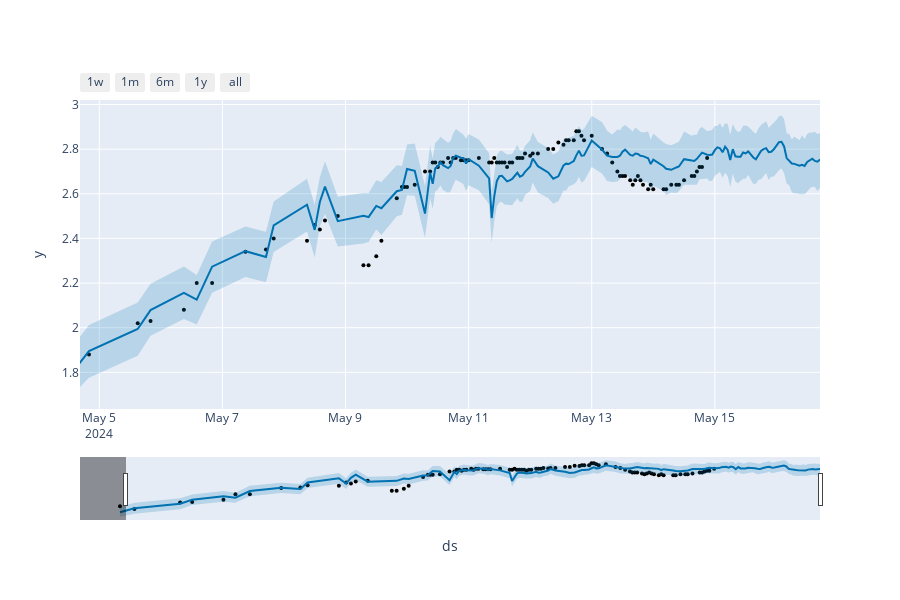

This figure's notebook cell:
### Code cell
m = Prophet(
    yearly_seasonality=False,  
    weekly_seasonality=False,  
    daily_seasonality=True,    
    changepoint_range=0.8,     
    changepoint_prior_scale=0.75,
    changepoints=['2024-05-09 04:00:00'],
    growth="linear"         
)

# Defina os pontos de mudança
m.add_seasonality(name='daily', period=1, fourier_order=9, prior_scale = 0.01)
m.add_regressor("pos_wind", mode = "multiplicative", prior_scale = 0.8)

# Ajuste o modelo
m.fit(sao_goncalo_data)

# Realize previsões
future = m.make_future_dataframe(periods=44, freq='h')  

future['pos_wind'] = pos_wind['pos_wind']

forecast = m.predict(future)

# Visualize o resultado do modelo
plot_plotly(m, forecast)

### Figure 1 — Plotly figure (JSON) as saved in the notebook; plotly's stock layout.template omitted (floating-point values rounded to 4 significant figures; data arrays with more than 128 entries replaced by an {"elided": "..."} marker saying what was removed)
{"data": [{"marker": {"color": "black", "size": 4}, "mode": "markers", "name": "Actual", "type": "scatter", "x": ["2024-05-04T14:00:00", "2024-05-04T20:00:00", "2024-05-05T15:00:00", "2024-05-05T20:00:00", "2024-05-06T09:00:00", "2024-05-06T14:00:00", "2024-05-06T20:00:00", "2024-05-07T09:00:00", "2024-05-07T17:00:00", "2024-05-07T20:00:00", "2024-05-08T09:00:00", "2024-05-08T12:00:00", "2024-05-08T14:00:00", "2024-05-08T16:00:00", "2024-05-08T21:00:00", "2024-05-09T07:00:00", "2024-05-09T09:00:00", "2024-05-09T12:00:00", "2024-05-09T14:00:00", "2024-05-09T20:00:00", "2024-05-09T22:00:00", "2024-05-09T23:00:00", "2024-05-10T00:00:00", "2024-05-10T03:00:00", "2024-05-10T07:00:00", "2024-05-10T09:00:00", "2024-05-10T10:00:00", "2024-05-10T11:00:00", "2024-05-10T12:00:00", "2024-05-10T13:00:00", "2024-05-10T14:00:00", "2024-05-10T16:00:00", "2024-05-10T17:00:00", "2024-05-10T18:00:00", "2024-05-10T19:00:00", "2024-05-10T21:00:00", "2024-05-10T22:00:00", "2024-05-10T23:00:00", "2024-05-11T00:00:00", "2024-05-11T04:00:00", "2024-05-11T08:00:00", "2024-05-11T09:00:00", "2024-05-11T10:00:00", "2024-05-11T11:00:00", "2024-05-11T12:00:00", "2024-05-11T13:00:00", "2024-05-11T14:00:00", "2024-05-11T15:00:00", "2024-05-11T16:00:00", "2024-05-11T17:00:00", "2024-05-11T19:00:00", "2024-05-11T20:00:00", "2024-05-11T21:00:00", "2024-05-11T22:00:00", "2024-05-12T00:00:00", "2024-05-12T01:00:00", "2024-05-12T03:00:00", "2024-05-12T07:00:00", "2024-05-12T09:00:00", "2024-05-12T11:00:00", "2024-05-12T13:00:00", "2024-05-12T14:00:00", "2024-05-12T15:00:00", "2024-05-12T17:00:00", "2024-05-12T18:00:00", "2024-05-12T19:00:00", "2024-05-12T20:00:00", "2024-05-12T21:00:00", "2024-05-13T00:00:00", "2024-05-13T04:00:00", "2024-05-13T06:00:00", "2024-05-13T08:00:00", "2024-05-13T10:00:00", "2024-05-13T11:00:00", "2024-05-13T12:00:00", "2024-05-13T13:00:00", "2024-05-13T15:00:00", "2024-05-13T16:00:00", "2024-05-13T17:00:00", "2024-05-13T18:00:00", "2024-05-13T19:00:00", "2024-05-13T20:00:00", "2024-05-13T22:00:00", "2024-05-13T23:00:00", "2024-05-14T00:00:00", "2024-05-14T04:00:00", "2024-05-14T05:00:00", "2024-05-14T07:00:00", "2024-05-14T09:00:00", "2024-05-14T10:00:00", "2024-05-14T12:00:00", "2024-05-14T15:00:00", "2024-05-14T16:00:00", "2024-05-14T17:00:00", "2024-05-14T18:00:00", "2024-05-14T19:00:00", "2024-05-14T21:00:00"], "y": [1.94, 1.88, 2.02, 2.03, 2.08, 2.2, 2.2, 2.34, 2.35, 2.4, 2.39, 2.46, 2.44, 2.48, 2.5, 2.28, 2.28, 2.32, 2.39, 2.58, 2.63, 2.63, 2.63, 2.64, 2.7, 2.7, 2.74, 2.74, 2.72, 2.74, 2.74, 2.76, 2.74, 2.76, 2.76, 2.75, 2.75, 2.75, 2.75, 2.76, 2.74, 2.74, 2.76, 2.74, 2.74, 2.74, 2.74, 2.72, 2.74, 2.74, 2.76, 2.76, 2.76, 2.78, 2.77, 2.78, 2.78, 2.8, 2.8, 2.83, 2.82, 2.84, 2.84, 2.84, 2.88, 2.88, 2.86, 2.84, 2.86, 2.8, 2.78, 2.74, 2.7, 2.68, 2.68, 2.68, 2.66, 2.64, 2.66, 2.68, 2.66, 2.64, 2.62, 2.64, 2.62, 2.62, 2.62, 2.64, 2.64, 2.64, 2.66, 2.68, 2.68, 2.7, 2.72, 2.72, 2.76]}, {"hoverinfo": "skip", "line": {"width": 0}, "mode": "lines", "type": "scatter", "x": {"elided": "141 str values"}, "y": {"elided": "141 float values"}}, {"fill": "tonexty", "fillcolor": "rgba(0, 114, 178, 0.2)", "line": {"color": "#0072B2", "width": 2}, "mode": "lines", "name": "Predicted", "type": "scatter", "x": {"elided": "141 str values"}, "y": {"elided": "141 float values"}}, {"fill": "tonexty", "fillcolor": "rgba(0, 114, 178, 0.2)", "hoverinfo": "skip", "line": {"width": 0}, "mode": "lines", "type": "scatter", "x": {"elided": "141 str values"}, "y": {"elided": "141 float values"}}], "layout": {"height": 600, "showlegend": false, "width": 900, "xaxis": {"autorange": false, "range": ["2024-05-04 16:29:39.4286", "2024-05-16 17:00"], "rangeselector": {"buttons": [{"count": 7, "label": "1w", "step": "day", "stepmode": "backward"}, {"count": 1, "label": "1m", "step": "month", "stepmode": "backward"}, {"count": 6, "label": "6m", "step": "month", "stepmode": "backward"}, {"count": 1, "label": "1y", "step": "year", "stepmode": "backward"}, {"step": "all"}]}, "rangeslider": {"autorange": true, "range": ["2024-05-03 21:22:17.1429", "2024-05-16 17:00"], "visible": true, "yaxis": {"_template": null, "rangemode": "match"}}, "title": {"text": "ds"}, "type": "date"}, "yaxis": {"autorange": true, "range": [1.636, 3.02], "title": {"text": "y"}, "type": "linear"}}}
